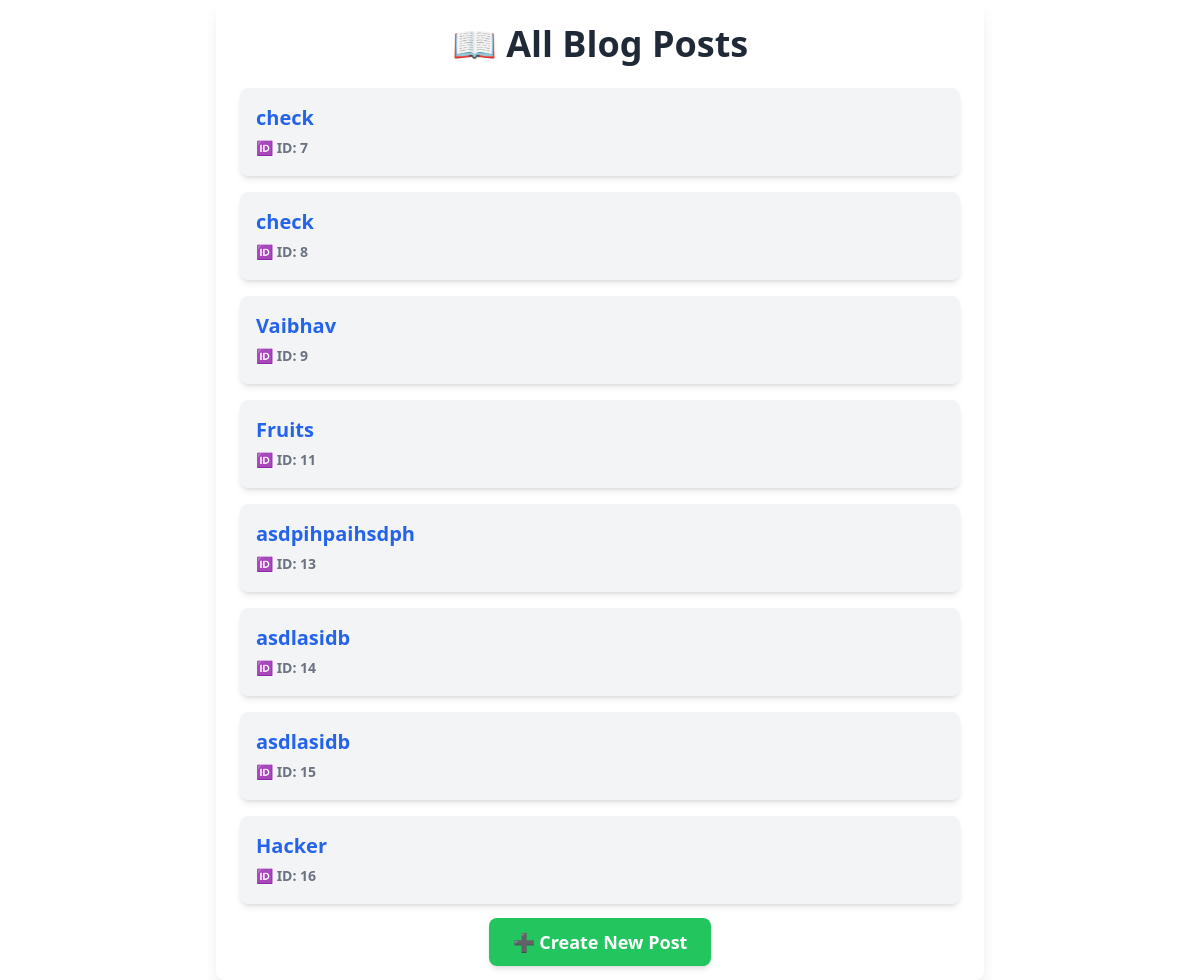
The app's page /posts/, older data.
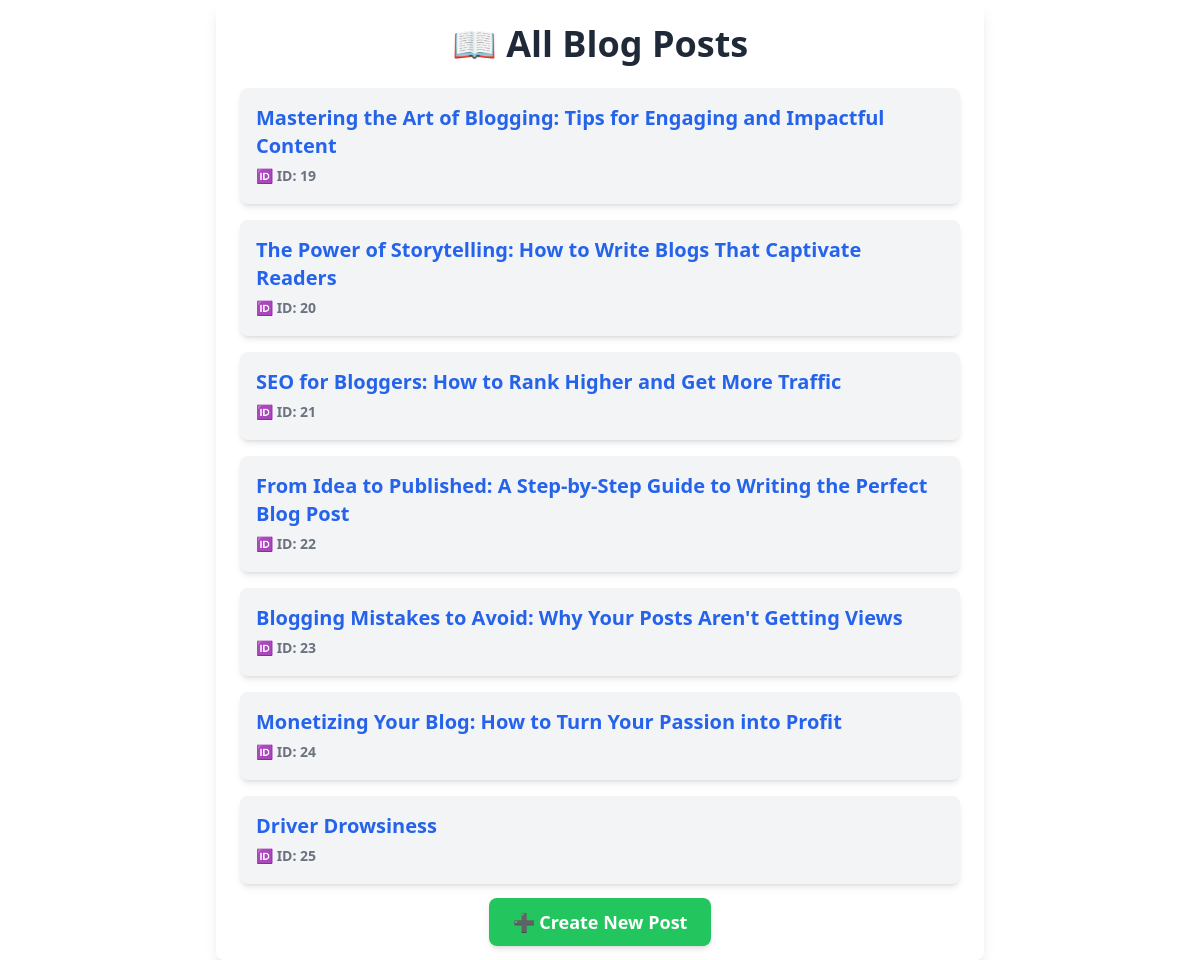
The same page, newer data.
### myapp/models.py (models this page shows, shortened)
class BlogPost(models.Model):
    title = models.CharField(max_length=250)
    content = models.TextField()

### myapp/views.py (the view)
# urls.py: path('posts/', post_list, name="post_list"),
def post_list(request):
    posts = BlogPost.objects.all()
    return render(request, 'myapp/postlist.html', {'posts': posts})

### myapp/templates/myapp/postlist.html (shortened to what this page needs)
{% load static %}
<!DOCTYPE html>
<html lang="en">
<head>
    <script src="https://cdn.tailwindcss.com"></script>
    <link rel="stylesheet" href="https://cdnjs.cloudflare.com/ajax/libs/animate.css/4.1.1/animate.min.css"/>
</head>
<body>
    <div class="w-full max-w-3xl mx-auto bg-white p-6 rounded-lg shadow-lg animate__animated animate__fadeIn">
        <h1 class="text-4xl font-bold text-gray-800 text-center mb-6 animate__animated animate__fadeInDown">
            📖 All Blog Posts
        </h1>
        <ul class="space-y-4">
            {% for post in posts %}
            <li class="p-4 bg-gray-100 rounded-lg shadow-md hover:shadow-lg transform hover:scale-105 transition-all duration-300">
                <a href="{% url 'post_detail' post.id %}" class="text-xl font-semibold text-blue-600 hover:underline">
                    {{ post.title }} <br> <span class="text-sm text-gray-500">🆔 ID: {{ post.id }}</span>
                </a>
            </li>
            {% endfor %}
        </ul>
        <div class="mt-6 text-center">
            <a href="{% url 'createpost' %}"
               class="px-6 py-3 bg-green-500 text-white text-lg font-semibold rounded-lg shadow-md hover:bg-green-700 transition-all duration-300">
               ➕ Create New Post
            </a>
        </div>
    </div>
</body>
</html>

### myapp/templates/myapp/postlist.html (style rules this page uses)
body { @apply bg-gradient-to-r from-blue-100 to-purple-200 min-h-screen flex flex-col items-center justify-center; }

Row changes from the older to the newer data that the page shows:
removed BlogPost: title "check", id "7"
removed BlogPost: title "check", id "8"
removed BlogPost: title "Vaibhav", id "9"
removed BlogPost: title "Fruits", id "11"
removed BlogPost: title "asdpihpaihsdph", id "13"
removed BlogPost: title "asdlasidb", id "14"
removed BlogPost: title "asdlasidb", id "15"
removed BlogPost: title "Hacker", id "16"
added BlogPost: title "Mastering the Art of Blogging: Tips for Engaging and Impactful Content", id "19"
added BlogPost: title "The Power of Storytelling: How to Write Blogs That Captivate Readers", id "20"
added BlogPost: title "SEO for Bloggers: How to Rank Higher and Get More Traffic", id "21"
added BlogPost: title "From Idea to Published: A Step-by-Step Guide to Writing the Perfect Blog Post", id "22"
added BlogPost: title "Blogging Mistakes to Avoid: Why Your Posts Aren't Getting Views", id "23"
added BlogPost: title "Monetizing Your Blog: How to Turn Your Passion into Profit", id "24"
added BlogPost: title "Driver Drowsiness", id "25"
